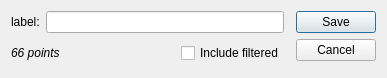
<?xml version="1.0" encoding="UTF-8"?>
<ui version="4.0">
 <class>dialog_save_area</class>
 <widget class="QDialog" name="dialog_save_area">
  <property name="geometry">
   <rect>
    <x>0</x>
    <y>0</y>
    <width>387</width>
    <height>78</height>
   </rect>
  </property>
  <property name="minimumSize">
   <size>
    <width>360</width>
    <height>0</height>
   </size>
  </property>
  <property name="windowTitle">
   <string>Save Area</string>
  </property>
  <property name="surfaceRole" stdset="0">
   <string>panel</string>
  </property>
  <layout class="QHBoxLayout" name="horizontalLayout_2">
   <property name="spacing">
    <number>12</number>
   </property>
   <item>
    <widget class="QWidget" name="" native="true">
     <layout class="QVBoxLayout" name="verticalLayout">
      <property name="spacing">
       <number>6</number>
      </property>
      <property name="leftMargin">
       <number>0</number>
      </property>
      <property name="topMargin">
       <number>0</number>
      </property>
      <property name="rightMargin">
       <number>0</number>
      </property>
      <property name="bottomMargin">
       <number>0</number>
      </property>
      <item>
       <layout class="QHBoxLayout" name="horizontalLayout">
        <item>
         <widget class="QLabel" name="label_area_name">
          <property name="text">
           <string>label:</string>
          </property>
         </widget>
        </item>
        <item>
         <widget class="QLineEdit" name="edit_area_name"/>
        </item>
       </layout>
      </item>
      <item>
       <widget class="QWidget" name="widget" native="true">
        <layout class="QHBoxLayout" name="horizontalLayout_3">
         <property name="spacing">
          <number>6</number>
         </property>
         <property name="leftMargin">
          <number>0</number>
         </property>
         <property name="topMargin">
          <number>0</number>
         </property>
         <property name="rightMargin">
          <number>0</number>
         </property>
         <property name="bottomMargin">
          <number>0</number>
         </property>
         <item alignment="Qt::AlignmentFlag::AlignLeft">
          <widget class="QLabel" name="label_area_count">
           <property name="styleSheet">
            <string notr="true">font-style: italic</string>
           </property>
           <property name="text">
            <string>66 points</string>
           </property>
           <property name="wordWrap">
            <bool>true</bool>
           </property>
          </widget>
         </item>
         <item alignment="Qt::AlignmentFlag::AlignRight">
          <widget class="QCheckBox" name="checkbox_include_filtered">
           <property name="toolTip">
            <string>Include points inside this polygon excluded by filters or the slicer.</string>
           </property>
           <property name="text">
            <string>Include filtered</string>
           </property>
          </widget>
         </item>
        </layout>
       </widget>
      </item>
     </layout>
    </widget>
   </item>
   <item>
    <widget class="QDialogButtonBox" name="button_box_save_area">
     <property name="orientation">
      <enum>Qt::Orientation::Vertical</enum>
     </property>
     <property name="standardButtons">
      <set>QDialogButtonBox::StandardButton::Cancel|QDialogButtonBox::StandardButton::Save</set>
     </property>
    </widget>
   </item>
  </layout>
 </widget>
 <tabstops>
  <tabstop>edit_area_name</tabstop>
  <tabstop>button_box_save_area</tabstop>
 </tabstops>
 <resources/>
 <connections/>
</ui>
